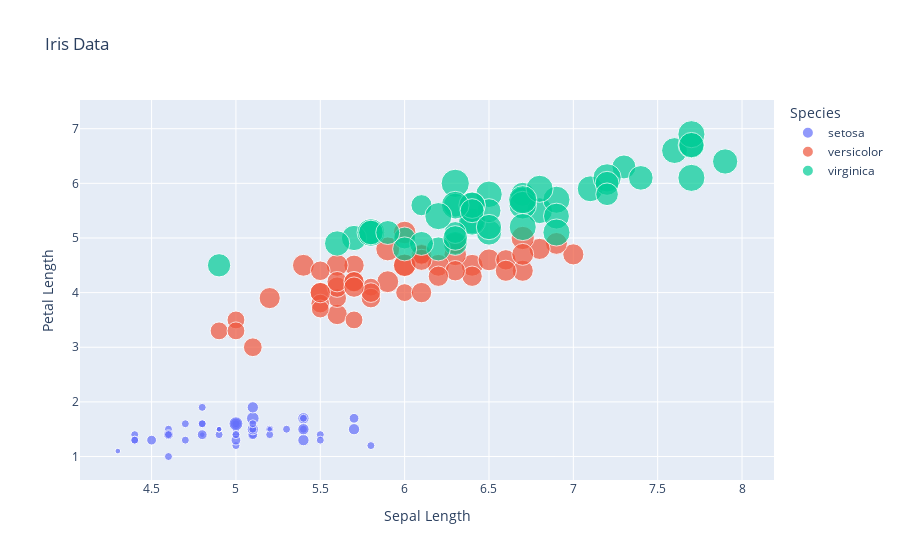

The code cell stored with this chart in its notebook:
### Markdown cell above
## Scatterplots

With px.scatter, each data point is represented as a marker point, whose location is given by the x and y columns.

Syntax: 

`px.scatter(df, x = , y = , color = , symbol = , hover_data = , ..., labels = dict(... = "...", ...), title = "...")`

- Color sets the color based on responses in a column
- Size sets the size based on responses in a column
- Symbol markers (https://plotly.com/python/marker-style/) can be mapped to responses in a column
- Add info to hover output using hover_data
- Axis labels and labels for keys can be added as a dictionary, mapping the current name of the variable displayed to the name of the axis, using the `labels` parameter:

e.g. `labels = dict(x = "X Axis Name 1", y = "Y Axis Name 2", color = "Name of Color Variable")`

- You can also change the axis labels using: `fig.update_xaxes(title_text = '...')` and `fig.update_yaxes(title_text = '...')`
- For a title, use: `title = "..."` parameter in scatter function.

### Code cell
import plotly.express as px

iris = px.data.iris() # iris is a pandas DataFrame
fig = px.scatter(iris, x = "sepal_length", y = "petal_length", color = 'species', 
                 size = "petal_width", hover_data = ['petal_width'], 
                 labels = dict(sepal_length = "Sepal Length", petal_length = "Petal Length", species = "Species"), # changes all labels in graph
                title = "Iris Data")
fig.show()

### Figure 1 — Plotly figure (JSON) as saved in the notebook; plotly's stock layout.template omitted (floating-point values rounded to 4 significant figures)
{"data": [{"customdata": [[0.2], [0.2], [0.2], [0.2], [0.2], [0.4], [0.3], [0.2], [0.2], [0.1], [0.2], [0.2], [0.1], [0.1], [0.2], [0.4], [0.4], [0.3], [0.3], [0.3], [0.2], [0.4], [0.2], [0.5], [0.2], [0.2], [0.4], [0.2], [0.2], [0.2], [0.2], [0.4], [0.1], [0.2], [0.1], [0.2], [0.2], [0.1], [0.2], [0.2], [0.3], [0.3], [0.2], [0.6], [0.4], [0.3], [0.2], [0.2], [0.2], [0.2]], "hovertemplate": "Species=setosa<br>Sepal Length=%{x}<br>Petal Length=%{y}<br>petal_width=%{customdata[0]}<extra></extra>", "legendgroup": "setosa", "marker": {"color": "#636efa", "size": [0.2, 0.2, 0.2, 0.2, 0.2, 0.4, 0.3, 0.2, 0.2, 0.1, 0.2, 0.2, 0.1, 0.1, 0.2, 0.4, 0.4, 0.3, 0.3, 0.3, 0.2, 0.4, 0.2, 0.5, 0.2, 0.2, 0.4, 0.2, 0.2, 0.2, 0.2, 0.4, 0.1, 0.2, 0.1, 0.2, 0.2, 0.1, 0.2, 0.2, 0.3, 0.3, 0.2, 0.6, 0.4, 0.3, 0.2, 0.2, 0.2, 0.2], "sizemode": "area", "sizeref": 0.00625, "symbol": "circle"}, "mode": "markers", "name": "setosa", "orientation": "v", "showlegend": true, "type": "scatter", "x": [5.1, 4.9, 4.7, 4.6, 5, 5.4, 4.6, 5, 4.4, 4.9, 5.4, 4.8, 4.8, 4.3, 5.8, 5.7, 5.4, 5.1, 5.7, 5.1, 5.4, 5.1, 4.6, 5.1, 4.8, 5, 5, 5.2, 5.2, 4.7, 4.8, 5.4, 5.2, 5.5, 4.9, 5, 5.5, 4.9, 4.4, 5.1, 5, 4.5, 4.4, 5, 5.1, 4.8, 5.1, 4.6, 5.3, 5], "xaxis": "x", "y": [1.4, 1.4, 1.3, 1.5, 1.4, 1.7, 1.4, 1.5, 1.4, 1.5, 1.5, 1.6, 1.4, 1.1, 1.2, 1.5, 1.3, 1.4, 1.7, 1.5, 1.7, 1.5, 1, 1.7, 1.9, 1.6, 1.6, 1.5, 1.4, 1.6, 1.6, 1.5, 1.5, 1.4, 1.5, 1.2, 1.3, 1.5, 1.3, 1.5, 1.3, 1.3, 1.3, 1.6, 1.9, 1.4, 1.6, 1.4, 1.5, 1.4], "yaxis": "y"}, {"customdata": [[1.4], [1.5], [1.5], [1.3], [1.5], [1.3], [1.6], [1], [1.3], [1.4], [1], [1.5], [1], [1.4], [1.3], [1.4], [1.5], [1], [1.5], [1.1], [1.8], [1.3], [1.5], [1.2], [1.3], [1.4], [1.4], [1.7], [1.5], [1], [1.1], [1], [1.2], [1.6], [1.5], [1.6], [1.5], [1.3], [1.3], [1.3], [1.2], [1.4], [1.2], [1], [1.3], [1.2], [1.3], [1.3], [1.1], [1.3]], "hovertemplate": "Species=versicolor<br>Sepal Length=%{x}<br>Petal Length=%{y}<br>petal_width=%{customdata[0]}<extra></extra>", "legendgroup": "versicolor", "marker": {"color": "#EF553B", "size": [1.4, 1.5, 1.5, 1.3, 1.5, 1.3, 1.6, 1, 1.3, 1.4, 1, 1.5, 1, 1.4, 1.3, 1.4, 1.5, 1, 1.5, 1.1, 1.8, 1.3, 1.5, 1.2, 1.3, 1.4, 1.4, 1.7, 1.5, 1, 1.1, 1, 1.2, 1.6, 1.5, 1.6, 1.5, 1.3, 1.3, 1.3, 1.2, 1.4, 1.2, 1, 1.3, 1.2, 1.3, 1.3, 1.1, 1.3], "sizemode": "area", "sizeref": 0.00625, "symbol": "circle"}, "mode": "markers", "name": "versicolor", "orientation": "v", "showlegend": true, "type": "scatter", "x": [7, 6.4, 6.9, 5.5, 6.5, 5.7, 6.3, 4.9, 6.6, 5.2, 5, 5.9, 6, 6.1, 5.6, 6.7, 5.6, 5.8, 6.2, 5.6, 5.9, 6.1, 6.3, 6.1, 6.4, 6.6, 6.8, 6.7, 6, 5.7, 5.5, 5.5, 5.8, 6, 5.4, 6, 6.7, 6.3, 5.6, 5.5, 5.5, 6.1, 5.8, 5, 5.6, 5.7, 5.7, 6.2, 5.1, 5.7], "xaxis": "x", "y": [4.7, 4.5, 4.9, 4, 4.6, 4.5, 4.7, 3.3, 4.6, 3.9, 3.5, 4.2, 4, 4.7, 3.6, 4.4, 4.5, 4.1, 4.5, 3.9, 4.8, 4, 4.9, 4.7, 4.3, 4.4, 4.8, 5, 4.5, 3.5, 3.8, 3.7, 3.9, 5.1, 4.5, 4.5, 4.7, 4.4, 4.1, 4, 4.4, 4.6, 4, 3.3, 4.2, 4.2, 4.2, 4.3, 3, 4.1], "yaxis": "y"}, {"customdata": [[2.5], [1.9], [2.1], [1.8], [2.2], [2.1], [1.7], [1.8], [1.8], [2.5], [2], [1.9], [2.1], [2], [2.4], [2.3], [1.8], [2.2], [2.3], [1.5], [2.3], [2], [2], [1.8], [2.1], [1.8], [1.8], [1.8], [2.1], [1.6], [1.9], [2], [2.2], [1.5], [1.4], [2.3], [2.4], [1.8], [1.8], [2.1], [2.4], [2.3], [1.9], [2.3], [2.5], [2.3], [1.9], [2], [2.3], [1.8]], "hovertemplate": "Species=virginica<br>Sepal Length=%{x}<br>Petal Length=%{y}<br>petal_width=%{customdata[0]}<extra></extra>", "legendgroup": "virginica", "marker": {"color": "#00cc96", "size": [2.5, 1.9, 2.1, 1.8, 2.2, 2.1, 1.7, 1.8, 1.8, 2.5, 2, 1.9, 2.1, 2, 2.4, 2.3, 1.8, 2.2, 2.3, 1.5, 2.3, 2, 2, 1.8, 2.1, 1.8, 1.8, 1.8, 2.1, 1.6, 1.9, 2, 2.2, 1.5, 1.4, 2.3, 2.4, 1.8, 1.8, 2.1, 2.4, 2.3, 1.9, 2.3, 2.5, 2.3, 1.9, 2, 2.3, 1.8], "sizemode": "area", "sizeref": 0.00625, "symbol": "circle"}, "mode": "markers", "name": "virginica", "orientation": "v", "showlegend": true, "type": "scatter", "x": [6.3, 5.8, 7.1, 6.3, 6.5, 7.6, 4.9, 7.3, 6.7, 7.2, 6.5, 6.4, 6.8, 5.7, 5.8, 6.4, 6.5, 7.7, 7.7, 6, 6.9, 5.6, 7.7, 6.3, 6.7, 7.2, 6.2, 6.1, 6.4, 7.2, 7.4, 7.9, 6.4, 6.3, 6.1, 7.7, 6.3, 6.4, 6, 6.9, 6.7, 6.9, 5.8, 6.8, 6.7, 6.7, 6.3, 6.5, 6.2, 5.9], "xaxis": "x", "y": [6, 5.1, 5.9, 5.6, 5.8, 6.6, 4.5, 6.3, 5.8, 6.1, 5.1, 5.3, 5.5, 5, 5.1, 5.3, 5.5, 6.7, 6.9, 5, 5.7, 4.9, 6.7, 4.9, 5.7, 6, 4.8, 4.9, 5.6, 5.8, 6.1, 6.4, 5.6, 5.1, 5.6, 6.1, 5.6, 5.5, 4.8, 5.4, 5.6, 5.1, 5.1, 5.9, 5.7, 5.2, 5, 5.2, 5.4, 5.1], "yaxis": "y"}], "layout": {"legend": {"itemsizing": "constant", "title": {"text": "Species"}, "tracegroupgap": 0}, "title": {"text": "Iris Data"}, "xaxis": {"anchor": "y", "domain": [0, 1], "title": {"text": "Sepal Length"}}, "yaxis": {"anchor": "x", "domain": [0, 1], "title": {"text": "Petal Length"}}}}
